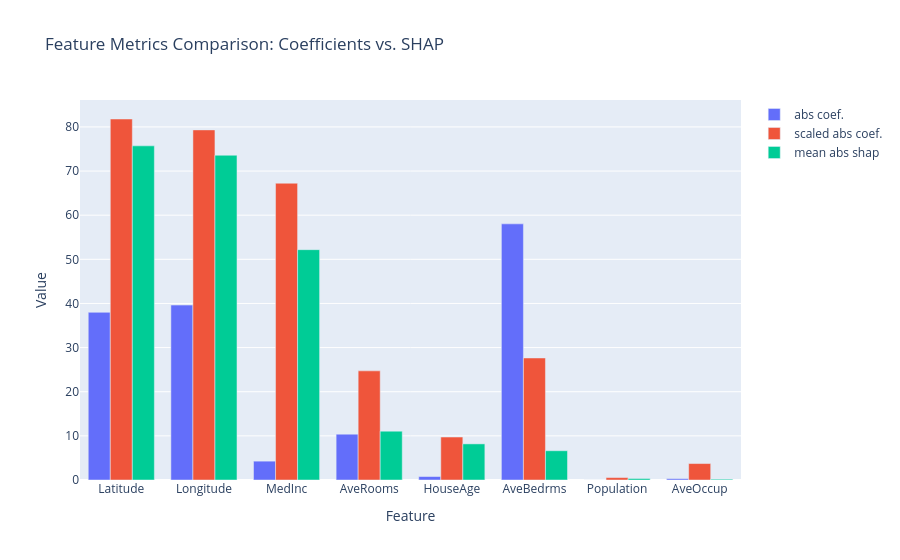

Notebook code cell kept with this figure:
### Markdown cell above
### SHAP vs. linear model coefficients

While raw model coefficients reveal a feature's mathematical sensitivity, they are heavily distorted by arbitrary unit scales, forcing features with massive numeric ranges (like `Population`) to artificially shrink to compensate. Applying standard scaling corrects this distortion by evaluating all variables on a level playing field of standard deviations, but even scaled coefficients only describe theoretical model behavior. SHAP values provide a superior evaluation because they measure true real-world impact rather than just sensitivity. By multiplying a feature's coefficient by how far a specific data point actually deviates from the dataset average, SHAP accounts for the natural distribution of the data. This reveals that while a model might be mathematically highly sensitive to a feature like average bedrooms, its actual economic impact on predictions is minimal compared to highly variable features like geographic location, making SHAP the gold standard for practical interpretability.

In conclusion, while scaled model coefficients come closer to shap values than raw coefficients, they still only describe theoretical model sensitivity and not actual real-world impact. Scaled coefficiets measure what happens if a feature shifts by an arbitrary 1.0 standard deviation in isolation. However, real world datapoints do not move uniformly. Additionally, features with extreme outliers artificially inflate the standard deviation and therefor variance, which creates unnaturally large coefficients. So a model can be mathematically highly sensitive to a feature but if that feature rarely varies across real homes (like Average Bedrooms), its ability to explain price differences across neighboorhoods is low.

### Code cell
fig = go.Figure()

fig.add_trace(go.Bar(
    y=linear_regression_coefs['abs_model_coef'],
    x=linear_regression_coefs['feature'],
    name='abs coef.',
))

fig.add_trace(go.Bar(
    y=linear_regression_coefs['scaled_abs_model_coef'],
    x=linear_regression_coefs['feature'],
    name='scaled abs coef.',
))

fig.add_trace(go.Bar(
    y=linear_regression_coefs['abs_shap_value'],
    x=linear_regression_coefs['feature'],
    name='mean abs shap',
))

fig.update_layout(
    title='Feature Metrics Comparison: Coefficients vs. SHAP',
    barmode='group',
    xaxis_title='Feature',
    yaxis_title='Value',
    hovermode="x unified"
)

fig.show()

### Figure 1 — Plotly figure (JSON) as saved in the notebook; plotly's stock layout.template omitted (floating-point values rounded to 4 significant figures)
{"data": [{"name": "abs coef.", "type": "bar", "x": ["Latitude", "Longitude", "MedInc", "AveRooms", "HouseAge", "AveBedrms", "Population", "AveOccup"], "y": [37.99, 39.63, 4.271, 10.39, 0.7786, 58.03, 0.0004814, 0.3038]}, {"name": "scaled abs coef.", "type": "bar", "x": ["Latitude", "Longitude", "MedInc", "AveRooms", "HouseAge", "AveBedrms", "Population", "AveOccup"], "y": [81.79, 79.32, 67.24, 24.73, 9.734, 27.65, 0.5483, 3.727]}, {"name": "mean abs shap", "type": "bar", "x": ["Latitude", "Longitude", "MedInc", "AveRooms", "HouseAge", "AveBedrms", "Population", "AveOccup"], "y": [75.71, 73.58, 52.19, 11.07, 8.184, 6.633, 0.3401, 0.1825]}], "layout": {"barmode": "group", "hovermode": "x unified", "title": {"text": "Feature Metrics Comparison: Coefficients vs. SHAP"}, "xaxis": {"title": {"text": "Feature"}}, "yaxis": {"title": {"text": "Value"}}}}
